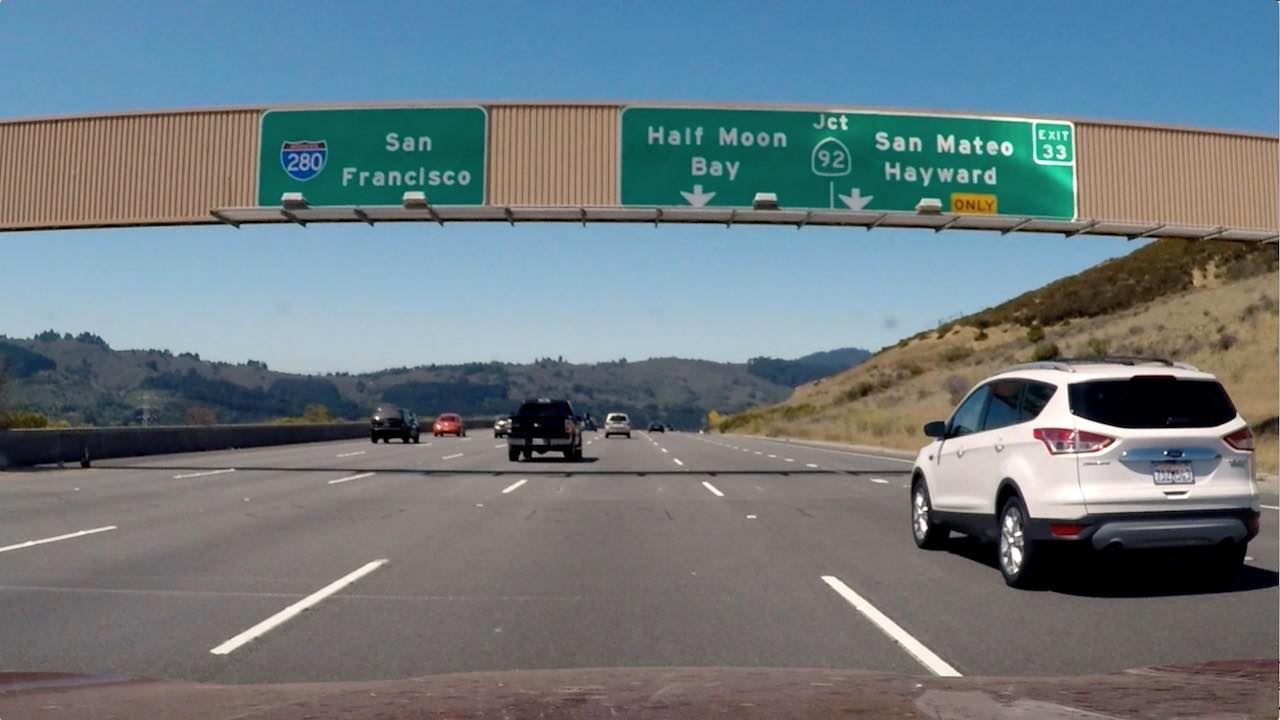
#> input picture UdacitySelfDrivingCarEngineer/Lesson07-GradientsAndColorSpaces/CombiningThresholds/signs_vehicles_xygrad.png, 1280 x 720 px
$ python CombiningThresholds.py   (older library calls are emulated)
#> lines starting #> are read from the running program, lines starting #| are printed output that depends on the picture; after the words box and inside, x2 and y2 are one past the last pixel; in counts of white or black regions, pixels touching at a corner belong together
import numpy as np
import cv2
import matplotlib.pyplot as plt
import matplotlib.image as mpimg
import pickle

# Read in an image
image = mpimg.imread('signs_vehicles_xygrad.png')
#> image is the input picture: shape (720, 1280, 3) float32; mean R, G, B 0.428, 0.477, 0.5

def abs_sobel_thresh(img, orient='x', sobel_kernel=3, thresh=(0, 255)):
    # Calculate directional gradient
    # Apply threshold
    gray = cv2.cvtColor(img, cv2.COLOR_RGB2GRAY)

    if orient == 'x':
        sobel = cv2.Sobel(gray, cv2.CV_64F, 1, 0, ksize=sobel_kernel)
    elif orient == 'y':
        sobel = cv2.Sobel(gray, cv2.CV_64F, 0, 1, ksize=sobel_kernel)
    else:
        return

    abs_sobel = np.absolute(sobel)
    scaled_sobel = np.uint8(255 * abs_sobel / np.max(abs_sobel))

    binary_output = np.zeros_like(scaled_sobel)
    binary_output[(scaled_sobel >= thresh[0]) & (scaled_sobel <= thresh[1])] = 1

    return binary_output

def mag_thresh(image, sobel_kernel=3, mag_thresh=(0, 255)):
    # Calculate gradient magnitude
    # Apply threshold
    gray = cv2.cvtColor(image, cv2.COLOR_RGB2GRAY)
    sobelx = cv2.Sobel(gray, cv2.CV_64F, 1, 0, ksize=sobel_kernel)
    sobely = cv2.Sobel(gray, cv2.CV_64F, 0, 1, ksize=sobel_kernel)

    gradmag = np.sqrt(sobelx ** 2 + sobely ** 2)

    scale_factor = np.max(gradmag) / 255
    gradmag = (gradmag / scale_factor).astype(np.uint8)

    binary_output = np.zeros_like(gradmag)
    binary_output[(gradmag >= mag_thresh[0]) & (gradmag <= mag_thresh[1])] = 1

    return binary_output

def dir_threshold(image, sobel_kernel=3, thresh=(0, np.pi/2)):
    # Calculate gradient direction
    # Apply threshold
    gray = cv2.cvtColor(image, cv2.COLOR_RGB2GRAY)
    sobelx = cv2.Sobel(gray, cv2.CV_64F, 1, 0, ksize=sobel_kernel)
    sobely = cv2.Sobel(gray, cv2.CV_64F, 0, 1, ksize=sobel_kernel)

    absgraddir = np.arctan2(np.absolute(sobely), np.absolute(sobelx))
    binary_output = np.zeros_like(absgraddir)
    binary_output[(absgraddir >= thresh[0]) & (absgraddir <= thresh[1])] = 1

    return binary_output

# Choose a Sobel kernel size
ksize = 3 # Choose a larger odd number to smooth gradient measurements

# Apply each of the thresholding functions
gradx = abs_sobel_thresh(image, orient='x', sobel_kernel=ksize, thresh=(50, 150))
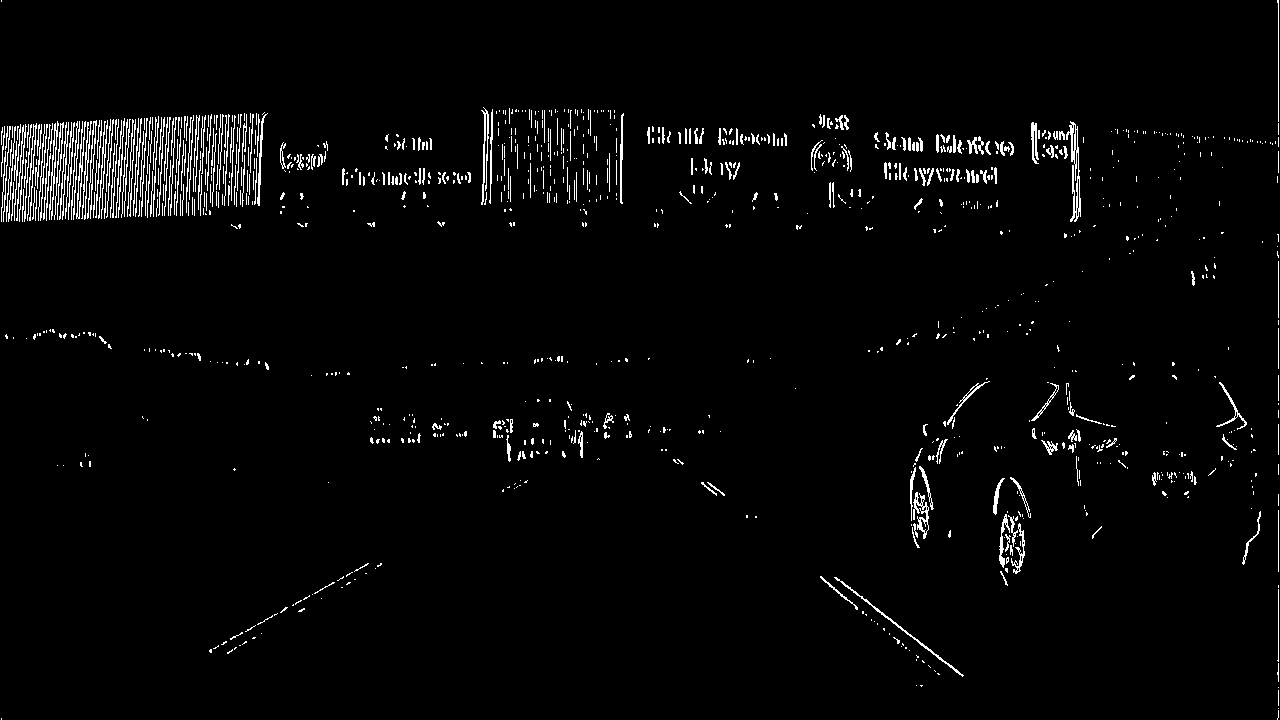
#> gradx: shape (720, 1280); values 0 (black) and 1 (white), 2.7% white in thin lines or dots
grady = abs_sobel_thresh(image, orient='y', sobel_kernel=ksize, thresh=(255, 255))
#> call 2 of abs_sobel_thresh, with orient = 'y', sobel_kernel = 3, thresh = (255, 255)
#> in abs_sobel_thresh (call 2), `sobel = cv2.Sobel(gray, cv2.CV_64F, 0, 1, ksize=sobel_kernel)`:
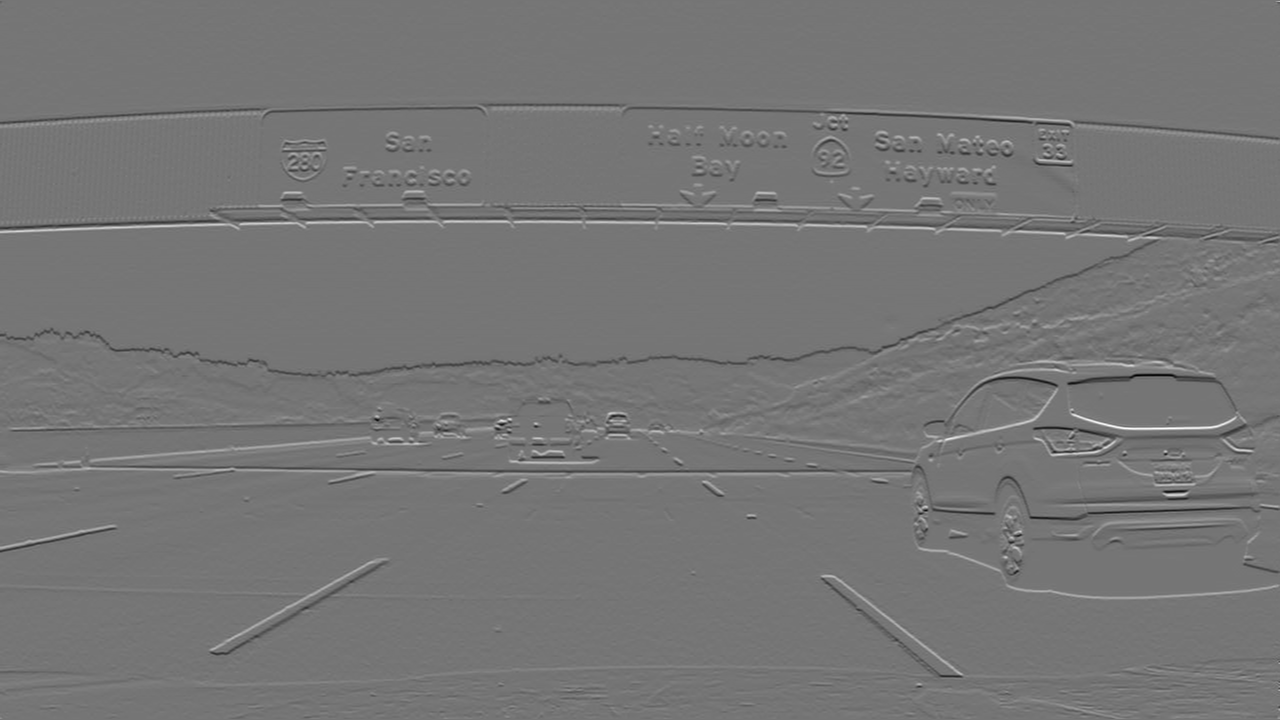
#> sobel: shape (720, 1280) float64; min -3.12, max 3.62, mean -0.00103; drawn with min black and max white
#> grady: shape (720, 1280); values 0 (black) and 1 (white), 0% white in thin lines or dots, all inside (x1, y1, x2, y2) = (1161, 428, 1162, 429)
mag_binary = mag_thresh(image, sobel_kernel=ksize, mag_thresh=(150, 200))
#> in mag_thresh, `gradmag = np.sqrt(sobelx ** 2 + sobely ** 2)`:
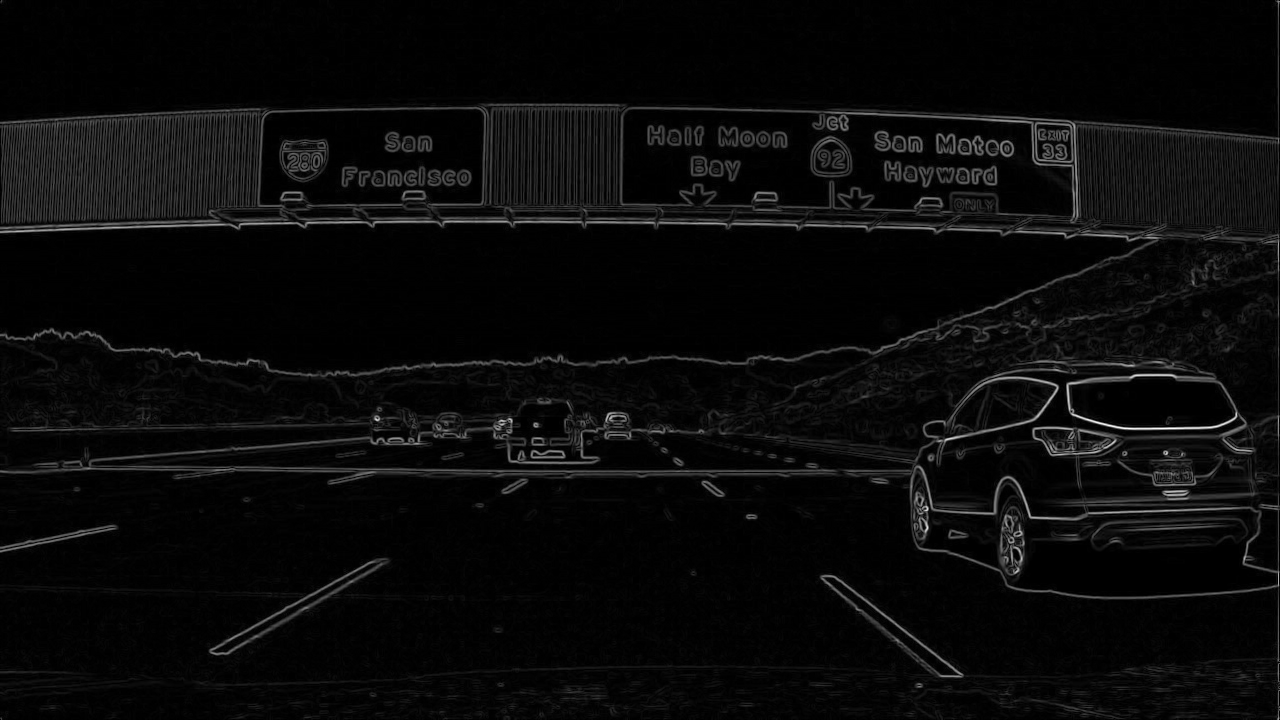
#> gradmag: shape (720, 1280) float64; min 0, max 3.62, mean 0.147; drawn with min black and max white
#> in mag_thresh, `scale_factor = np.max(gradmag) / 255`: scale_factor = 0.0142
#> mag_binary: shape (720, 1280); values 0 (black) and 1 (white), 0.11% white in thin lines or dots, all inside (x1, y1, x2, y2) = (8, 121, 1279, 719)
dir_binary = dir_threshold(image, sobel_kernel=ksize, thresh=(0, np.pi/2))
#> in dir_threshold, `absgraddir = np.arctan2(np.absolute(sobely), np.absolute(sobelx))`:
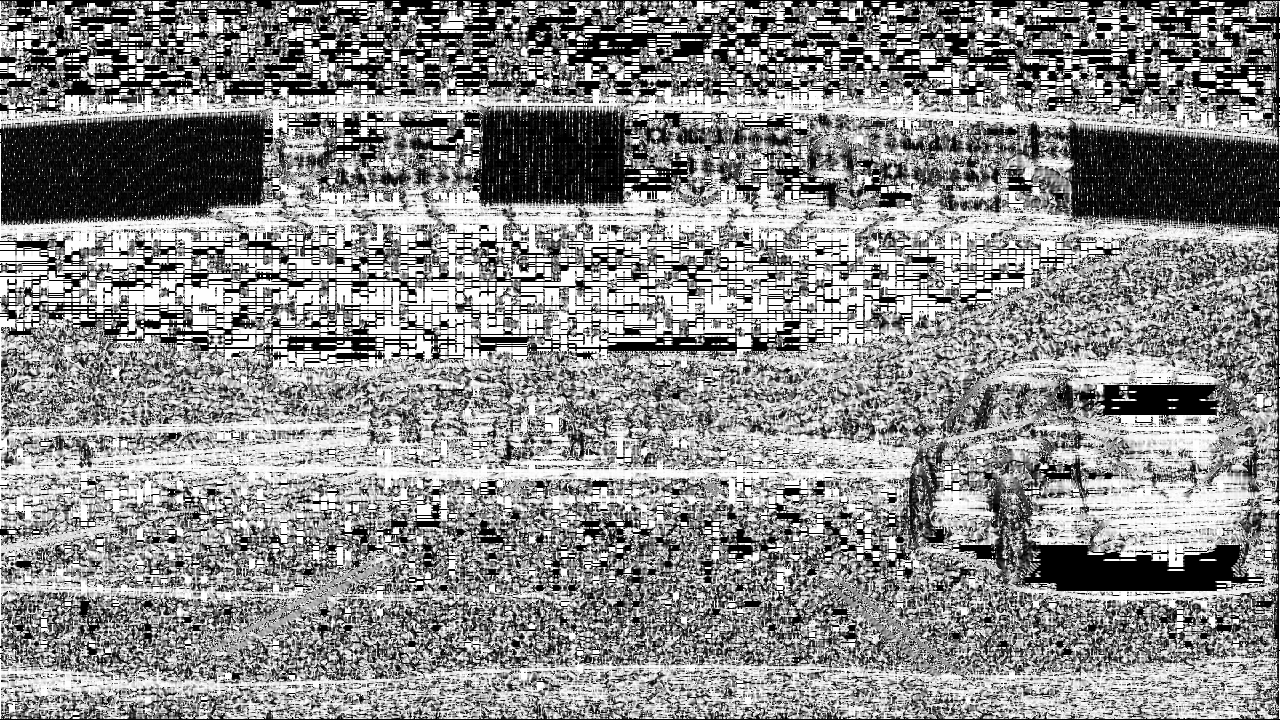
#> absgraddir: shape (720, 1280) float64; min 0, max 1.57, mean 0.861; drawn with min black and max white
#> dir_binary: shape (720, 1280) float64; every value is 1

combined = np.zeros_like(dir_binary)
combined[((gradx == 1) & (grady == 1)) | ((mag_binary == 1) & (dir_binary == 1))] = 1

plt.imshow(gradx, cmap='gray')


plt.show()
